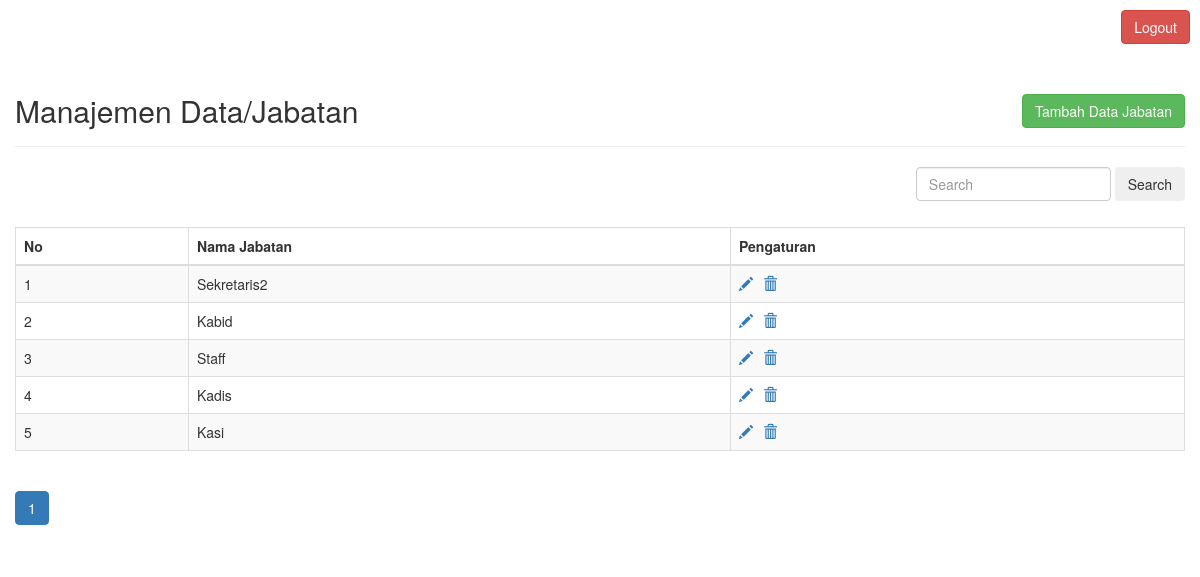
Page /jabatan_old.php (signed in) on the committed database.
### tables this page shows
CREATE TABLE `jabatan` (
  `idJabatan` int(11) NOT NULL,
  `nama_jabatan` varchar(255) NOT NULL
);

### jabatan_old.php (the view, shortened to what this page needs)
<?php
    require('functions.php');
?>
<!DOCTYPE html>
<html lang="en">
    <head>
        <link rel="stylesheet" href="https://maxcdn.bootstrapcdn.com/bootstrap/3.3.7/css/bootstrap.css">
    </head>
    <body>
        <nav class="nav">
            <a href="logout.php" class="btn btn-danger pull-right">Logout</a>
        </nav>
        <div class="wrapper">
            <div class="container-fluid">
                <div class="row">
                    <div class="col-md-12">
                        <div class="page-header clearfix">
                            <h2 class="pull-left">Manajemen Data/Jabatan</h2>
                            <a href="create_jabatan.php" class="btn btn-success pull-right">Tambah Data Jabatan</a>
                        </div>
                        <form class="form-inline pull-right" method="get">
                            <input class="form-control mr-sm-2" type="search" name="search" placeholder="Search" aria-label="Search">
                            <button class="btn btn-outline-success my-2 my-sm-0" type="submit">Search</button>
                        </form>
                        <br><br><br>
                        <?php
                            require_once "config.php";
                            $batas = 5;
                            $halaman = @$_GET['halaman'];
                            if (empty($halaman)) {
                                $posisi = 0;
                                $halaman = 1;
                            } else {
                                $posisi = ($halaman - 1) * $batas;
                            }
                            if (isset($_GET['search'])) {
                                $search = $_GET['search'];
                                $sql = "SELECT * FROM jabatan WHERE nama_jabatan LIKE '%$search%' ORDER BY idJabatan ASC LIMIT $posisi, $batas";
                            } else {
                                $sql = "SELECT * FROM jabatan ORDER BY idJabatan ASC LIMIT $posisi, $batas";
                            }
                            if ($result = mysqli_query($link, $sql)) {
                                if (mysqli_num_rows($result) > 0) {
                        ?>
                        <table class="table table-bordered table-striped">
                            <thead>
                                <tr>
                                    <th>No</th>
                                    <th>Nama Jabatan</th>
                                    <th>Pengaturan</th>
                                </tr>
                            </thead>
                            <tbody>
                                <?php
                                    $i = 1 + $posisi;
                                    while ($row = mysqli_fetch_array($result)) {
                                ?>
                                <tr>
                                    <td><?= $i ?></td>
                                    <td><?= $row['nama_jabatan'] ?></td>
                                    <td>
                                        <?php
                                            echo "<a href='update_jabatan.php?id=" . $row['idJabatan'] ."' title='Update record' data-toggle='tooltip'><span class='glyphicon glyphicon-pencil'>
                                            </span></a>";
                                            echo "<a href='delete_jabatan.php?id=" . $row['idJabatan'] ."' title='Delete record' data-toggle='tooltip'><span class='glyphicon glyphicon-trash'>
                                            </span></a>";
                                        ?>
                                    </td>
                                </tr>
                                <?php
                                         $i++;
                                    }
                                ?>
                                </tbody>
                            </table>
                            <ul class="pagination">
                                <?php
                                    if (isset($_GET['search'])) {
                                        $search = $_GET['search'];
                                        $query2 = "SELECT * FROM jabatan WHERE nama_jabatan LIKE '%$search%' ORDER BY idJabatan ASC";
                                    } else {
                                        $query2 = "SELECT * FROM jabatan ORDER BY nama_jabatan ASC";
                                    }
                                    $result2 = mysqli_query($link, $query2);
                                    $jmldata = mysqli_num_rows($result2);
                                    $jmlhalaman = ceil($jmldata / $batas);
                                    for ($i = 1; $i <= $jmlhalaman; $i++) {
                                         if ($i != $halaman) {
                                            if (isset($_GET['search'])) {
                                                $search = $_GET['search'];
                                                echo "<li class='page-item'><a class='page-link' href='jabatan.php?halaman=$i&search=$search'>$i</a></li>";
                                            } else {
                                                echo "<li class='page-item'><a class='page-link' href='jabatan.php?halaman=$i'>$i</a></li>";
                                            }
                                        } else {
                                            echo "<li class='page-item active'><a class='page-link' href='#'>$i</a></li>";
                                        }
                                    }
                                ?>
                            </ul>
                            <?php
                                } else {
                            ?>
                            <p class="lead"><em>No records were found</em></p>
                            <?php
                                }
                            } else {
                                echo "ERROR: Could not able to execute $sql. " . mysqli_error($link);
                            }
                        ?>
                    </div>
                </div>
            </div>
        </div>
    </body>
</html>

### jabatan_old.php (style rules this page uses)
.nav { padding: 10px; margin: 0 auto; }
.wrapper { width: 1200px; margin: 0 auto; }
.page-header h2 { margin-top: 0; }
table tr td:last-child a { margin-right: 10px; }

### rows in the picture
jabatan: nama_jabatan "Sekretaris2"
jabatan: nama_jabatan "Kabid"
jabatan: nama_jabatan "Staff"
jabatan: nama_jabatan "Kadis"
jabatan: nama_jabatan "Kasi"
